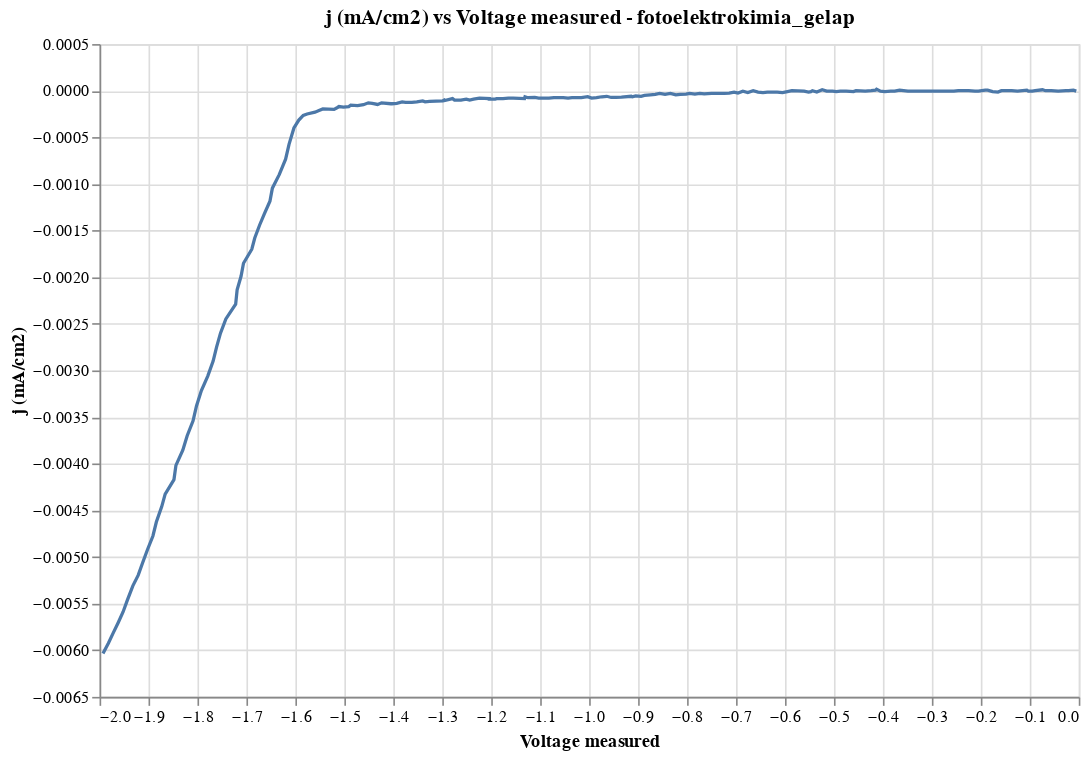
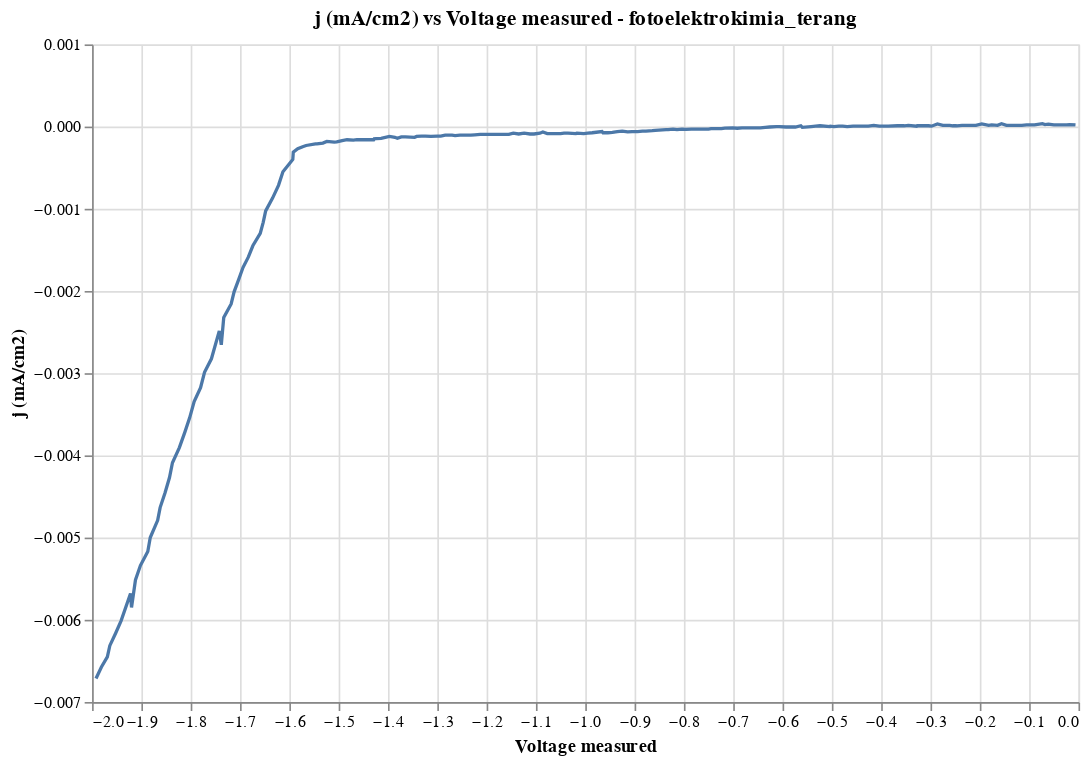

These figures' notebook cell, in order:
### Code cell
for sheet_name in sheet_names:
    df_first_200[sheet_name] = df[sheet_name][:200]
plot_data(df_first_200)

### Figure 1 — Vega-Lite specification as saved in the notebook (floating-point values rounded to 4 significant figures; data arrays with more than 128 entries replaced by an {"elided": "..."} marker saying what was removed)
{"config": {"view": {"continuousWidth": 300, "continuousHeight": 300}}, "layer": [{"data": {"name": "data-50db69222462f54a1185a2b90695455b"}, "mark": {"type": "line"}, "encoding": {"tooltip": [{"field": "Voltage measured", "type": "quantitative"}, {"field": "j (mA/cm2)", "type": "quantitative"}], "x": {"field": "Voltage measured", "title": "Voltage measured", "type": "quantitative"}, "y": {"field": "j (mA/cm2)", "title": "j (mA/cm2)", "type": "quantitative"}}, "title": "j (mA/cm2) vs Voltage measured - fotoelektrokimia_gelap"}, {"data": {"name": "data-4f53cda18c2baa0c0354bb5f9a3ecbe5"}, "mark": {"type": "point", "color": "red", "size": 50}, "encoding": {"tooltip": [{"field": "Voltage measured", "type": "quantitative"}, {"field": "j (mA/cm2)", "type": "quantitative"}], "x": {"field": "Voltage measured", "type": "quantitative"}, "y": {"field": "j (mA/cm2)", "type": "quantitative"}}}], "height": 400, "width": 600, "$schema": "https://vega.github.io/schema/vega-lite/v5.20.1.json", "datasets": {"data-50db69222462f54a1185a2b90695455b": {"elided": "200 records"}, "data-4f53cda18c2baa0c0354bb5f9a3ecbe5": []}}

### Figure 2 — Vega-Lite specification as saved in the notebook (floating-point values rounded to 4 significant figures; data arrays with more than 128 entries replaced by an {"elided": "..."} marker saying what was removed)
{"config": {"view": {"continuousWidth": 300, "continuousHeight": 300}}, "layer": [{"data": {"name": "data-f00354a7f965d7ffd1f4967c4d2e7081"}, "mark": {"type": "line"}, "encoding": {"tooltip": [{"field": "Voltage measured", "type": "quantitative"}, {"field": "j (mA/cm2)", "type": "quantitative"}], "x": {"field": "Voltage measured", "title": "Voltage measured", "type": "quantitative"}, "y": {"field": "j (mA/cm2)", "title": "j (mA/cm2)", "type": "quantitative"}}, "title": "j (mA/cm2) vs Voltage measured - fotoelektrokimia_terang"}, {"data": {"name": "data-4f53cda18c2baa0c0354bb5f9a3ecbe5"}, "mark": {"type": "point", "color": "red", "size": 50}, "encoding": {"tooltip": [{"field": "Voltage measured", "type": "quantitative"}, {"field": "j (mA/cm2)", "type": "quantitative"}], "x": {"field": "Voltage measured", "type": "quantitative"}, "y": {"field": "j (mA/cm2)", "type": "quantitative"}}}], "height": 400, "width": 600, "$schema": "https://vega.github.io/schema/vega-lite/v5.20.1.json", "datasets": {"data-f00354a7f965d7ffd1f4967c4d2e7081": {"elided": "200 records"}, "data-4f53cda18c2baa0c0354bb5f9a3ecbe5": []}}
